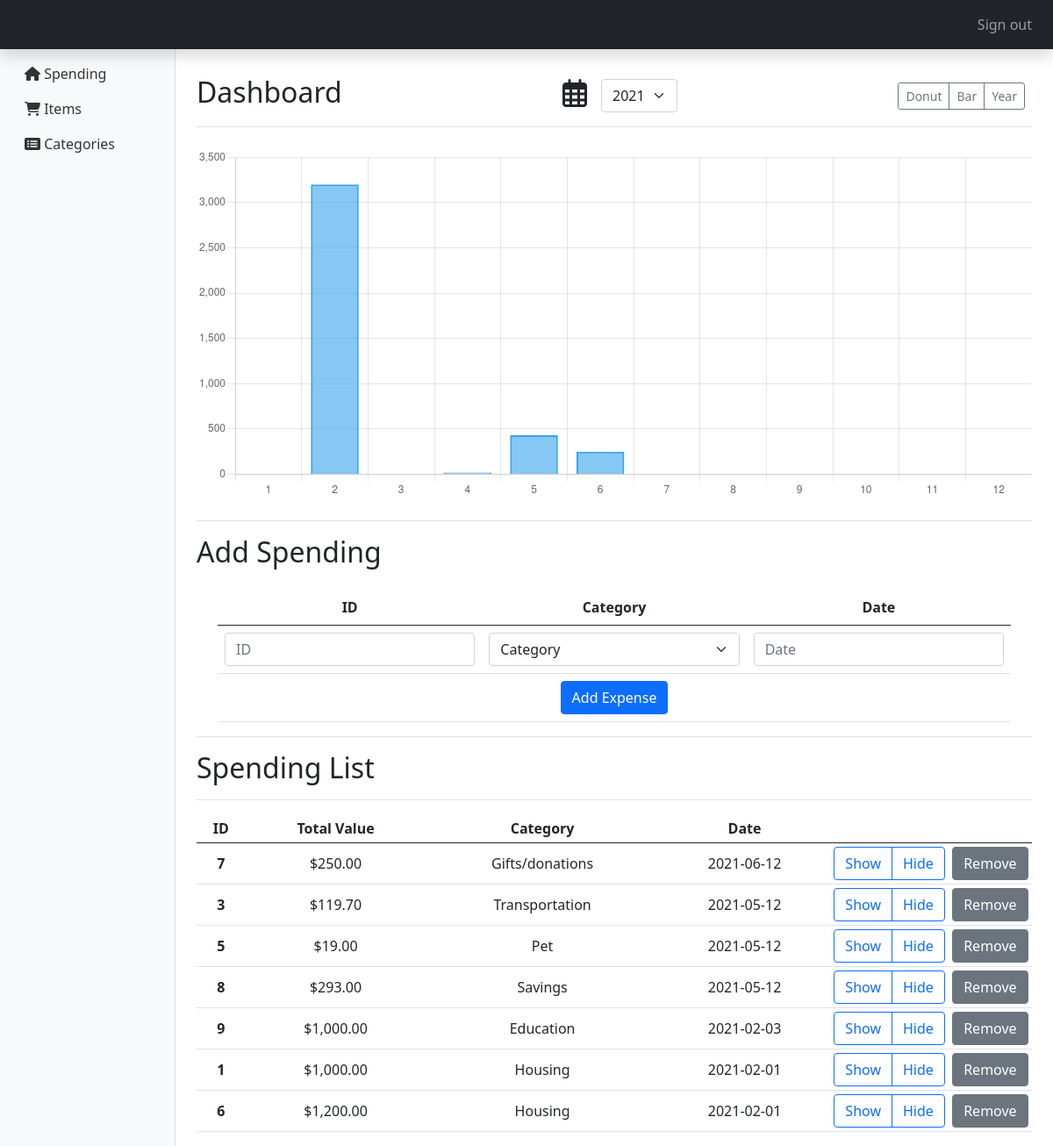
Page / (signed in) on the earlier database version.
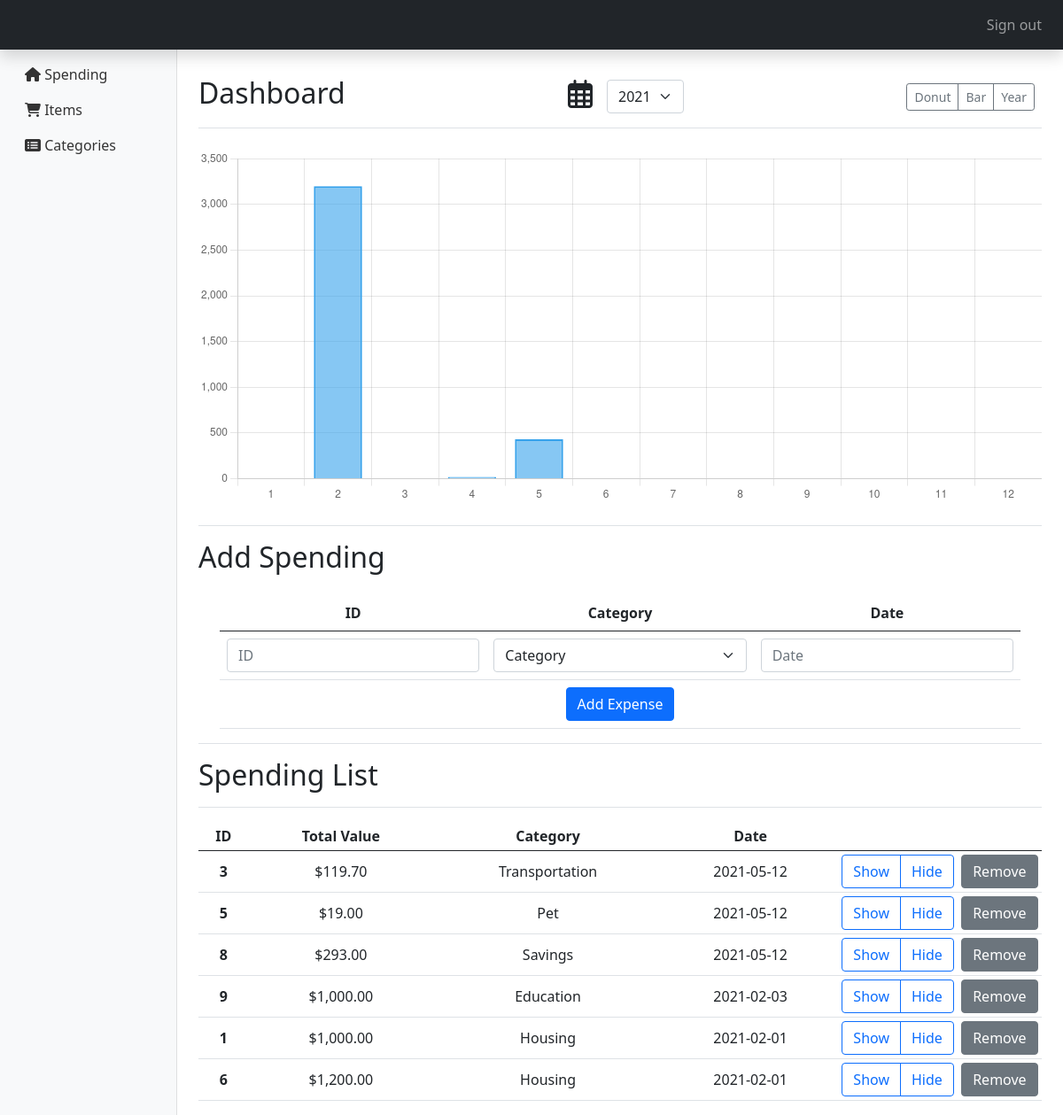
Same page on the later database version.
### tables this page shows
CREATE TABLE compras (
    id INTEGER PRIMARY KEY NOT NULL,
    user_id INTEGER,
    categoria_id INTEGER,
    data DATE,
    FOREIGN KEY (categoria_id) REFERENCES categoria(id),
    FOREIGN KEY (user_id) REFERENCES user(id)
);

### application.py (the view)
@app.route("/", methods=["GET", "POST"])
@login_required
def index():
    user_id = session["user_id"]
    currentYear = date.today().strftime("%Y")
    yearsList = cur.execute(("SELECT DISTINCT strftime('%Y', data) AS year FROM compras WHERE NOT year = ? "), (currentYear,)).fetchall()
    purchases = cur.execute(
        "SELECT compras.id, SUM((compra_produto.quant * compra_produto.preco_unit)) AS total, compras.categoria_id, categoria.descricao, compras.data FROM compras " \
            "INNER JOIN categoria ON compras.categoria_id=categoria.id LEFT JOIN compra_produto ON compras.id = compra_produto.compras_id WHERE user_id = ? " \
                "GROUP BY compras.id ORDER BY compras.data DESC", (user_id,)
        ).fetchall()
    purchasesbycat = cur.execute(
        "SELECT categoria.descricao, SUM((compra_produto.quant * compra_produto.preco_unit)) AS total FROM compras " \
            "INNER JOIN categoria ON compras.categoria_id=categoria.id LEFT JOIN compra_produto ON compras.id = compra_produto.compras_id "\
            "WHERE user_id = ? AND strftime('%Y', compras.data) = ?" \
            "GROUP BY compras.categoria_id ORDER BY total DESC", (user_id, currentYear)
    ).fetchall()
    spendbymonth = cur.execute(
        "SELECT SUM((compra_produto.quant * compra_produto.preco_unit)) AS total, strftime('%m', compras.data) AS month FROM compras " \
            "LEFT JOIN compra_produto ON compras.id = compra_produto.compras_id WHERE user_id = ? AND strftime('%Y', compras.data) = ?" \
                "GROUP BY strftime('%m', compras.data) ORDER BY compras.data", (user_id, currentYear)
        ).fetchall()
    pbc = [dict(item) for item in purchasesbycat]
    category = cur.execute("SELECT id, descricao FROM categoria WHERE parent_id IS NULL").fetchall()
    if request.method == "POST":
        button = request.form.get("postbutton")
        purchase_id = request.form.get("id")
        if button == "remove":
            cur.execute("DELETE FROM compras WHERE id = ?", (purchase_id,))
            cur.execute("DELETE FROM compra_produto WHERE compras_id = ?", (purchase_id,))
            db.commit()
            flash("Removed")
        else:
            category_id = request.form.get("category")
            data = request.form.get("date")
            if data == '':
                data = date.today()
            if purchase_id == '':
                cur.execute("INSERT INTO compras (user_id, categoria_id, data) VALUES ( ?, ?, ?)", (user_id, category_id, data))
            else:
                cur.execute("INSERT INTO compras (id, user_id, categoria_id, data) VALUES (?, ?, ?, ?)", (purchase_id, user_id, category_id, data))
            db.commit()
            flash("Added")
        return redirect("/")
    else:
        return render_template("index.html", purchases=purchases, category=category, purchasesbycat=pbc, spendbymonth=spendbymonth, yearslist=yearsList, currentYear=currentYear)

### application.py (called while the page is built)
@app.after_request
def after_request(response):
    response.headers["Cache-Control"] = "no-cache, no-store, must-revalidate"
    response.headers["Expires"] = 0
    response.headers["Pragma"] = "no-cache"
    return response

### helpers.py (called while the page is built)
def login_required(f):
    @wraps(f)
    def decorated_function(*args, **kwargs):
        if session.get("user_id") is None:
            return redirect("/login")
        return f(*args, **kwargs)
    return decorated_function

def usd(value):
    return f"${value:,.2f}"

### templates/index.html (shortened to what this page needs)
{% extends "layout.html" %}
{% block main %}
<div class="d-flex justify-content-between flex-wrap flex-md-nowrap align-items-center pt-3 pb-2 mb-3 border-bottom">
    <h1 class="h2">Dashboard</h1>
    <div class="d-flex flex-row align-middel">
        <div class="p-2">
            <i class="far fa-calendar-alt fa-2x"></i>
        </div>
        <div class="p-2">
        <select name="year" class="form-select" id="year" required>
            <option selected value="{{ currentYear }}">{{ currentYear }}</option>
        </select></div>
    </div>
    <div class="btn-toolbar mb-2 mb-md-0">
        <div class="btn-group me-2">
            <button type="button" class="btn btn-sm btn-outline-secondary mychart" value="donut">Donut</button>
            <button type="button" class="btn btn-sm btn-outline-secondary mychart" value="bar">Bar</button>
            <button type="button" class="btn btn-sm btn-outline-secondary" id="yearchart">Year</button>
        </div>
    </div>
</div>
<canvas class="my-4 w-100 myChartDiv" id="myChart" width="900" height="380"></canvas>
<h2 class="d-flex justify-content-between flex-wrap flex-md-nowrap align-items-center pt-3 pb-2 mb-3 border-top">Add Spending</h2>
<div class="table-responsive">
    <form action="/" method="POST">
        <div class="container-fluid d-flex justify-content-center">
            <table class="table align-middle">
                <thead>
                    <tr style="text-align:center">
                        <th scope="col" width="33%">ID</th>
                        <th scope="col" width="33%">Category</th>
                        <th scope="col" width="33%">Date</th>
                    </tr>
                </thead>
                <tbody style="text-align:center">
                    <tr >
                        <td><input class="form-control" name="id" placeholder="ID" type="number" autocomplete="off"></td>
                        <td>
                            <select name="category" class="form-select" required>
                                <option disabled selected value="">Category</option>
                            </select>
                        <td><input class="form-control datepicker" name="date" placeholder="Date" autocomplete="off">
                        </td>
                    </tr>
                    <tr>
                        <td colspan='3'>
                            <button class="btn btn-primary" type="submit" name="postbutton" value="add">Add Expense</button>
                        </td>
                    </tr>
                </tbody>
            </table>
        </div>
    </form>
</div>
<div class="d-flex justify-content-between flex-wrap flex-md-nowrap align-items-center pt-3 pb-2 mb-3 border-bottom border-top">
    <h1 class="h2">Spending List</h1>
</div>
<div class="table-responsive">
    <table class="table table-sm align-middle">
        <thead>
            <tr style="text-align:center">
                <th scope="col">ID</th>
                <th scope="col">Total Value</th>
                <th scope="col">Category</th>
                <th scope="col">Date</th>
                <th scope="col" width="10%"></th>
                <th scope="col" width="10%"></th>
            </tr>
        </thead>
        <tbody>
            {% for item in purchases %}
            <tr style="text-align:center" id="tr{{ item['id']}}">
                <form action="/" method="POST">
                    <th>{{ item['id'] }}</td>
                    <td value="{{ item['total']}}">{{ (item['total'] or 0)|usd }}</td>
                    <td value="{{ item['categoria_id']}}">{{ item['descricao'].capitalize() }}</td>
                    <td value="{{ item['data']}}">{{ item['data'] }}</td>
                    <td>
                        <div class="btn-group">
                            <button class="btn btn-outline-primary show" type="button" value="{{ item['id']}}">Show</button>
                            <button class="btn btn-outline-primary hide" type="button" value="{{ item['id']}}">Hide</button>
                        </div>
                    </td>
                    <td><button class="btn btn-secondary" type="submit" name="postbutton" value="remove">Remove</button></td>
                </form>
            </tr>
            {% endfor %}
        </tbody>
    </table>
</div>
{% endblock %}

### templates/layout.html (shortened to what this page needs)
<!DOCTYPE html>
<html lang="en">
<head>
    <link rel="stylesheet" href="static/style.css">
    <link href="https://cdn.jsdelivr.net/npm/bootstrap@5.0.1/dist/css/bootstrap.min.css" rel="stylesheet"
>
    <link rel="stylesheet" href="http://code.jquery.com/ui/1.10.3/themes/smoothness/jquery-ui.css">
    <link rel="stylesheet" href="https://cdn.jsdelivr.net/npm/@fortawesome/fontawesome-free@5.15.3/css/fontawesome.min.css">
</head>
<body>
    <header class="sticky-top shadow fixed-top">
    <nav class="navbar navbar-dark navbar-expand-lg bg-dark flex-md-nowrap ">
        {% if session.user_id %}
        <ul class="navbar-nav px-3 ms-auto">
            <li class="nav-item text-nowrap">
                <a class="nav-link" href="/logout">Sign out</a>
            </li>
        </ul>
        {% endif %}
    </nav>
    </header>
    <div class="container-fluid">
        <div class="row">
            {% if session.user_id %}
            <nav id="sidebarMenu" class="col-md-3 col-lg-2 d-md-block bg-light sidebar collapse">
                <div class="position-sticky pt-3">
                    <ul class="nav flex-column">
                        <li class="nav-item">
                            <a class="nav-link text-start" aria-current="page" href="/"><i class="fas fa-home"></i>  Spending</a>
                        </li px-md-4>
                        <li class="nav-item">
                            <a class="nav-link text-start" href="/items"><i class="fas fa-shopping-cart"></i>  Items</a>
                        </li>
                        <li class="nav-item">
                            <a class="nav-link text-start" href="/category"><i class="fas fa-list-alt"></i>  Categories</a>
                        </li>
                    </ul>
                </div>
            </nav>
            <main class="col-md-9 ms-sm-auto col-lg-10 px-md-4" style="padding-top: 10px;">
            {% else %}
            <main style="padding-top: 10px;">
            {% endif %}
                {% block main %}{% endblock %}
            </main>
        </div>
    </div>
</body>
</html>

### static/style.css (style rules this page uses)
html, body { height:100% }
.sidebar { position: fixed; top: 0; bottom: 0; left: 0; z-index: 100; padding: 48px 0 0; box-shadow: inset -1px 0 0 rgba(0, 0, 0, .1); }
.sidebar .nav-link { font-weight: 500; color: #333; }
.myChartDiv { max-height: 400px; }

Differences in the rows shown:
removed compras: id "7", {{ item['total'] }} 250 (drawn), total "$250.00", {{ item['categoria_id'] }} 9 (drawn), descricao "Gifts/donations", data "2021-06-12"
Other differences:
chart data {{ item['month'] }}: 02, 04, 05, 06 → 02, 04, 05
chart data {{ item['total'] }}: 3200, 20, 431.7, 250 → 3200, 20, 431.7
